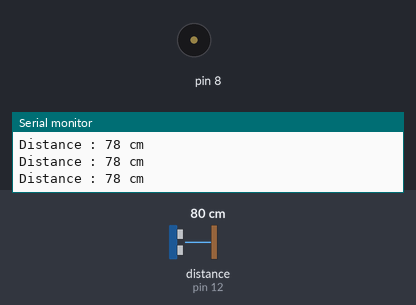
Simulated run of this sketch. Board: Arduino Uno, built with avr-gcc and run on an emulated ATmega328P. Shown: buzzer (waves = sounding), the last lines printed to the serial monitor. Wiring (inferred from the names in the program): ultrasonic range finder: trigger pin 13; echo pin 12. The test bench sets the inputs (shaded band); at power-on: distance to the obstacle (sensor on pin 12) 80 cm. The echo pulse lasts 58.3 µs per cm.

Above: at 1.2 s.
1.3 s: distance to the obstacle (sensor on pin 12) set to 13 cm
2.8 s: distance to the obstacle (sensor on pin 12) set to 10 cm
At 4.1 s:
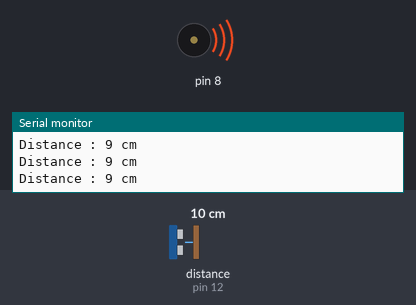
4.4 s: distance to the obstacle (sensor on pin 12) set to 35 cm
At 5.0 s:
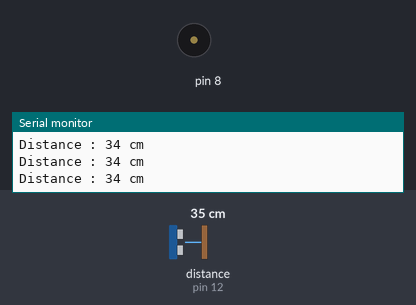
7.4 s: distance to the obstacle (sensor on pin 12) set to 2 cm
At 7.9 s:
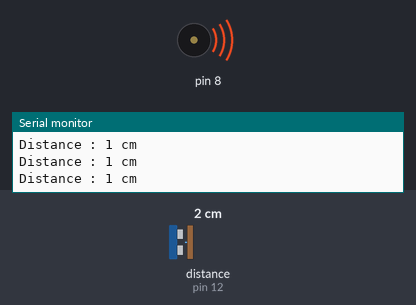
9.0 s: distance to the obstacle (sensor on pin 12) set to 18 cm
At 9.6 s:
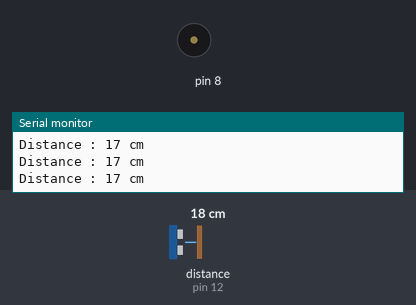
Timing chart, 0 to 11.6 s (numbered marks = the images above; inputs shaded):
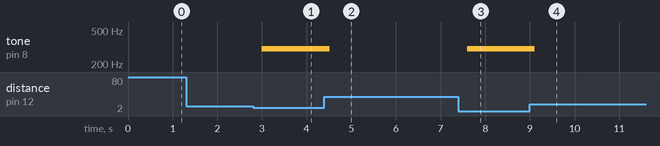

The sketch:

Ultrasonic_and_Buzzer.ino
```cpp
const int trigPin = 13;
int echoPin = 12;


void setup() {
Serial.begin(9600);
pinMode(8,OUTPUT);
}

void loop()
{
long duration;
int cm;

pinMode(trigPin, OUTPUT);


digitalWrite(trigPin, LOW);
delayMicroseconds(2);
digitalWrite(trigPin, HIGH);
delayMicroseconds(5);
digitalWrite(trigPin, LOW);
pinMode(echoPin, INPUT);
duration = pulseIn(echoPin, HIGH);
cm =  duration * 0.034 / 2;
Serial.print("Distance : ");
Serial.print(cm);
Serial.print(" cm");
Serial.println();
delay(100);
 if(cm <= 10)
  {
    tone(8, 300,100);
  }
  else
  {

  }
}
```

Measured:
- the behaviour switches between 12 and 11 cm on distance to the obstacle (sensor on pin 12) (found by bisection; images 0 and 1)
- after the input at 2.8 s, tone on pin 8: silent → 300 Hz after 0.19 s
- after the input at 4.4 s, tone on pin 8: 300 Hz → silent after 0.11 s
- after the input at 7.4 s, tone on pin 8: silent → 300 Hz after 0.20 s
- after the input at 9.0 s, tone on pin 8: 300 Hz → silent after 0.11 s
